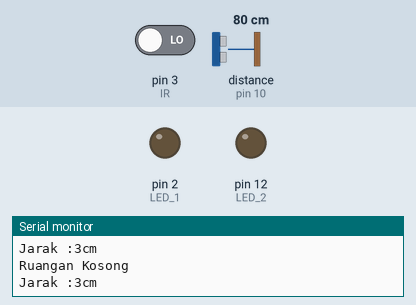
Bench run of a sketch on a simulated Arduino Uno, built with avr-gcc and run on an emulated ATmega328P. Shown: output pins drawn as LEDs (lit = HIGH), the last lines printed to the serial monitor. Wiring (inferred from the names in the program): ultrasonic range finder: trigger pin 11; echo pin 10. Inputs (shaded band) come from the test bench; at power-on: pin 3 (IR) LOW, distance to the obstacle (sensor on pin 10) 80 cm. The echo pulse lasts 58.3 µs per cm; pins used as bus, display or sensor lines are not drawn.

Above: at 1.5 s.
1.6 s: pin 3 (IR) driven HIGH
At 2.6 s:
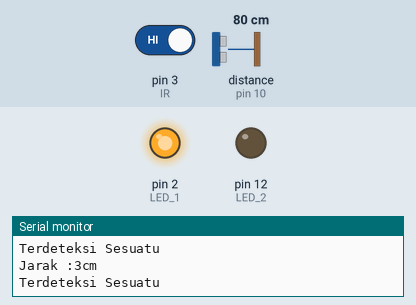
6.5 s: pin 3 (IR) driven LOW
At 7.9 s:
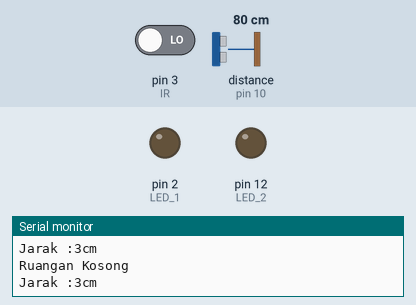
Timing chart, 0 to 9.5 s (numbered marks = the images above; inputs shaded):
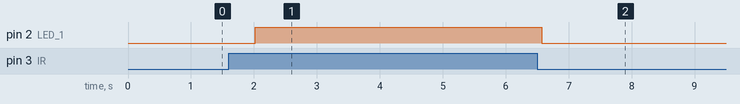

Measured:
- after the input at 1.6 s, pin 2 (LED_1): LOW → HIGH after 0.42 s
- after the input at 6.5 s, pin 2 (LED_1): HIGH → LOW after 0.07 s

The sketch:

Infra_Red_dan_Ultrasonic__HC-SR04_.ino
```cpp
#define trig_pin 11 // pin trigger
#define echo_pin 10 // pin echo

int IR = 3; // pin inframerah
int LED_1= 2;
int LED_2= 12;

void setup()
{
  pinMode(trig_pin, OUTPUT);
  pinMode(echo_pin, INPUT);
  pinMode(LED_1, OUTPUT);
  pinMode(IR, INPUT);
  pinMode(LED_2,  OUTPUT);
  Serial.begin(9600);
}

void loop()
{
  // inframerah
  int x = digitalRead(IR);
  if (x == HIGH)
  {
    digitalWrite(LED_1, HIGH);
    Serial.println("Terdeteksi Sesuatu");
  }
  else if (x == LOW)
  {
    digitalWrite(LED_1, LOW);
    Serial.println("Ruangan Kosong");
  }
  delay(250);

  // ultrasonic
  long duration, distance;

  digitalWrite(trig_pin, LOW);
  delayMicroseconds(2);
  digitalWrite(trig_pin, HIGH);
  delayMicroseconds(10);
  digitalWrite(trig_pin, LOW);

  duration = pulseIn(echo_pin, HIGH);
  distance = (duration/2) / 588.10;

  if (distance >= 30)
  {
    digitalWrite(LED_2, HIGH);
  }
  else
  {
    digitalWrite(LED_2, LOW);
  }

  Serial.print("Jarak :");
  Serial.print(distance);
  Serial.println("cm");
  delay(250);

}
```
